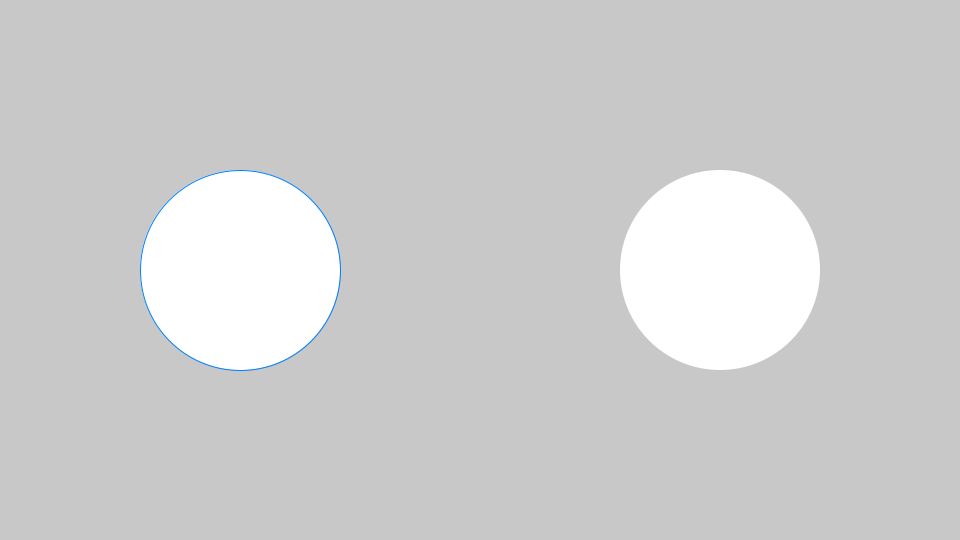
Frame 1 (no input)
Frame 60 (the mouse pressed at the canvas centre just before this capture): identical to frame 1, image omitted
Frame 120 (the mouse held since frame 60 and released just before this capture): identical to frame 1, image omitted

The Processing sketch that drew this single still picture (run headless with seeded random() and noise(); from frame 60 on, the mouse is pressed at the canvas centre):

// Processing sketch: sketch_012_stroke_and_noStroke
// ── sketch_012_stroke_and_noStroke.pde
// setup関数 : 初回1度だけ実行される
void setup(){
  size(960,540); //ウィンドウサイズを960px,540pxに
}

// draw関数 : setup関数実行後繰り返し実行される
void draw(){
  // 背景色を指定(R,G,B)
  background(200,200,200); //RGBは各0-255の数値で色を指定する

  // 線の色を指定
  stroke(0,128,255);

  // 楕円を描画
  ellipse(240,270,200,200); //x,y,幅,高さを指定

  // 線の色をナシに
  noStroke();

  // 楕円を描画
  ellipse(720,270,200,200); //x,y,幅,高さを指定
}
